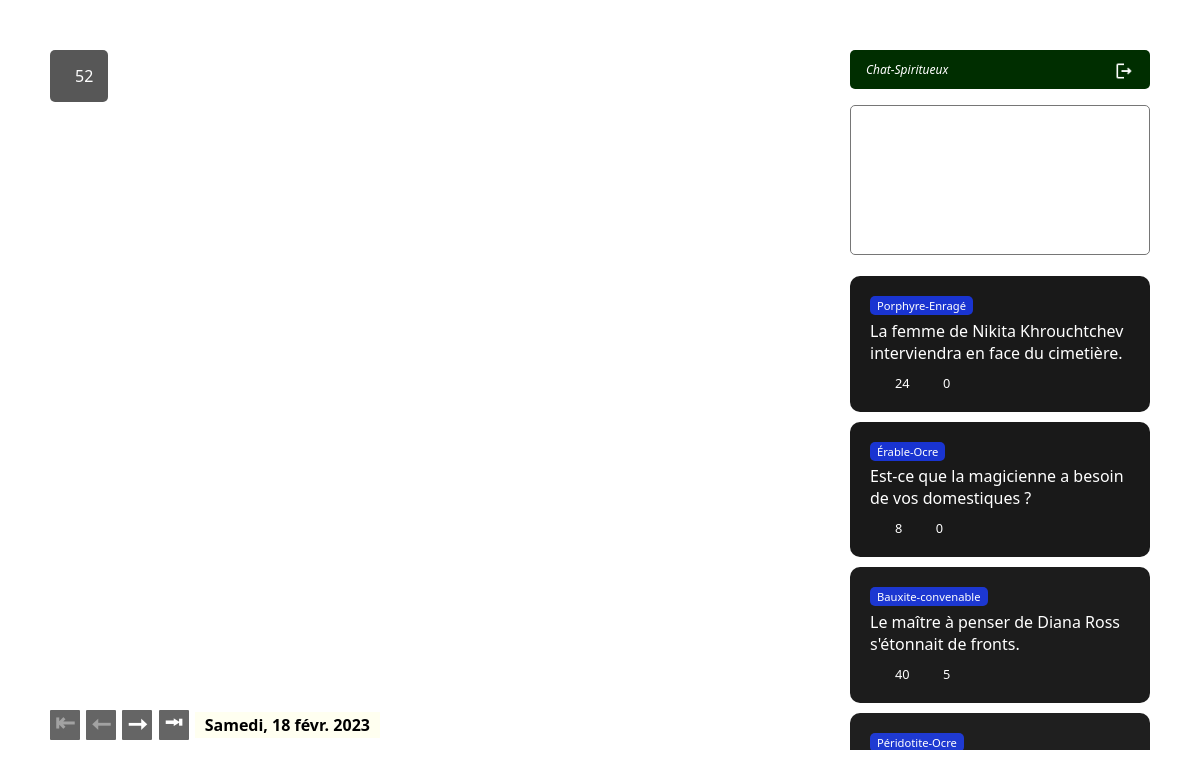
The page /index.php?op=afficher&jour=2023-02-18 (signed in) on the database its author committed.
### tables this page shows
CREATE TABLE `commentaire` (
  `id` int(10) UNSIGNED NOT NULL,
  `texte` varchar(500) DEFAULT NULL,
  `dateajout` datetime NOT NULL,
  `image_id` mediumint(8) UNSIGNED NOT NULL,
  `utilisateur_id` int(10) UNSIGNED NOT NULL
);

CREATE TABLE `utilisateur` (
  `id` int(10) UNSIGNED NOT NULL,
  `pseudo` varchar(50) DEFAULT NULL,
  `courriel` varchar(255) NOT NULL,
  `mdp` varchar(255) NOT NULL
);

CREATE TABLE `image` (
  `id` mediumint(8) UNSIGNED NOT NULL,
  `fichier` varchar(200) NOT NULL,
  `description` varchar(2000) DEFAULT NULL,
  `jour` date NOT NULL
);

### lib/image-modele.lib.php (called while the page is built)
<?php
function imageDuJour($jour) {
  $bd = ouvrirConnexion();
  $sql = "SELECT * FROM image WHERE jour='$jour'";
  return lireUn($bd, $sql);
}

### lib/sql.lib.php (called while the page is built, shortened)
<?php
function soumettreRequete($cnx, $req)
{
  return mysqli_query($cnx, $req);
}
function lire($cnx, $req, $mode=MYSQLI_ASSOC)
{
  $resultat = soumettreRequete($cnx, $req);
  if($resultat) {
    return mysqli_fetch_all($resultat, $mode);
  }
  return false;
}
function lireUn($cnx, $req)
{
  $resultat = soumettreRequete($cnx, $req);
  if($resultat) {
    return mysqli_fetch_assoc($resultat);
  }
  return false;
}

### lib/image-controleur.lib.php (called while the page is built, shortened)
<?php
$util = (isset($_SESSION['utilisateur'])) ? $_SESSION['utilisateur'] : false;
require_once('lib/sql.lib.php');
require('lib/plebiscite-modele.lib.php');
require('lib/commentaire-modele.lib.php');
extract(gererJours());
$image = imageDuJour($jour);
$plebiscite = obtenirEtatEtDecompte($image['id'], $util?$util['id']:0);
$commentaires = toutAvecVotes($image['id']);

### lib/plebiscite-modele.lib.php (called while the page is built, shortened)
<?php
function obtenirEtatEtDecompte($iid, $uid=0) {
  $bd = ouvrirConnexion();
  $sql = "SELECT
            COUNT(id) AS decompte,
            SUM(utilisateur_id=$uid) AS etat
          FROM plebiscite
          WHERE image_id=$iid";
  return lireUn($bd, $sql);
}

### lib/commentaire-modele.lib.php (called while the page is built, shortened)
<?php
function toutAvecVotes($iid) {
  $bd = ouvrirConnexion();
  $sql = "SELECT
            c.*,
            u.pseudo,
            SUM(CASE WHEN v.updown=1 THEN 1 ELSE 0 END) AS approbateurs,
            SUM(CASE WHEN v.updown=-1 THEN 1 ELSE 0 END) AS desapprobateurs,
            -- On doit éviter la division par 0 lors du calcul du taux :
            COALESCE(
              ROUND(
                SUM(CASE WHEN v.updown=1 THEN 1 ELSE 0 END)/
                  (SUM(CASE WHEN v.updown=-1 THEN 1 ELSE 0 END)+SUM(CASE WHEN v.updown=1 THEN 1 ELSE 0 END))
                , 2
              ),
            1) AS taux
          FROM commentaire AS c
            JOIN utilisateur AS u ON c.utilisateur_id = u.id
            LEFT JOIN vote AS v ON c.id = v.commentaire_id
            JOIN image AS i ON c.image_id = i.id
          WHERE i.id = $iid
          GROUP by c.id
          ORDER BY taux DESC, c.dateajout DESC";
  return lire($bd, $sql);
}

### lib/util.lib.php (called while the page is built, shortened)
<?php
function dateFormatee($date)
{
    $formatteur = datefmt_create(
                        'fr_CA',
                        IntlDateFormatter::FULL,
                        IntlDateFormatter::FULL,
                        "America/Toronto",
                        IntlDateFormatter::GREGORIAN,
                        "EEEE, d MMM YYYY");
    return ucfirst(datefmt_format($formatteur, strtotime($date)));
}
function gererJours() {
    $formatDate = 'Y-m-d';
    $jourMax = date_format(date_create(), $formatDate);
    $jourMin = "2023-02-18";
    $jour = isset($_SESSION['jour']) ? $_SESSION['jour'] : $jourMax;
    $jourFr = dateFormatee($jour);
    $jourObj = date_create($jour);
    if($jourMax > $jour) {
        $suivObj = date_add(clone $jourObj, date_interval_create_from_date_string("1 day"));
        $suiv = date_format($suivObj, $formatDate);
    }
    return [
        'jourMax'   =>  $jourMax,
        'jourMin'   =>  $jourMin,
        'jour'      =>  $jour,
        'jourFr'    =>  $jourFr,
        'prec'      =>  $prec ?? null,
        'suiv'      =>  $suiv ?? null
    ];
}

### index.php (the view, shortened to what this page needs)
<?php
	$module = 'image';
    require('lib/util.lib.php');
	require("lib/$module-controleur.lib.php");
?>
<!DOCTYPE html>
<html lang="fr">
<head>
    <link rel="stylesheet" href="ressources/css/idj.css">
</head>
<body>
    <div class="etiquette aime">
        <a
            href="plebiscite.php?op=plebisciter&iid=<?= $image['id']; ?>&etat=<?= $plebiscite['etat']; ?>"
            class="btn-aime"
        >
        </a>
        <?= $plebiscite['decompte']; ?>
    </div>
    <aside>
        <?php if($util) : ?>
        <div class="gestion-util">
            <div class="utilisateur-courant">
                <span class="util"><?= $util['pseudo']; ?></span>
                <a href="utilisateur.php?op=deconnexion" title="Déconnexion">
                    <img src="ressources/images/logout.png" alt="logout">
                </a>
            </div>
            <form
                class="commentaire"
                action="commentaire.php?op=ajouter&iid=<?= $image['id']; ?>"
                method="post"
            >
                <textarea name="texte" id="commentaire"></textarea>
            </form>
        </div>
        <?php endif; ?>
        <ul class="commentaires">
            <?php foreach ($commentaires as $com) : ?>
            <li style="opacity: clamp(0.4,<?= $com['taux'] ?>,0.9)">
                <span class="util"><?= $com['pseudo']; ?></span>
                <span class="texte"><?= $com['texte']; ?></span>
                <div class="vote">
                    <a href="vote.php?op=voter&updown=1&cid=<?= $com['id']; ?>">
                        <span class="up"><?= $com['approbateurs']; ?></span>
                    </a>
                    <a href="vote.php?op=voter&updown=-1&cid=<?= $com['id']; ?>">
                        <span class="down"><?= $com['desapprobateurs']; ?></span>
                    </a>
                </div>
            </li>
            <?php endforeach; ?>
        </ul>
    </aside>
    <div class="info">
        <div class="date">
            <span class="premier">
                <?php if($image['jour']>$jourMin) : ?>
                    <a
                        title="Premier jour disponible (<?= dateFormatee($jourMin) ?>)"
                        href="index.php?op=afficher&jour=<?= $jourMin ?>"
                    >&#x21E4;</a>
                <?php ;else: ?>
                    <a class="lien-inactif">&#x21E4;</a>
                <?php endif ?>
            </span>
            <span class="prec">
                <?php if(isset($prec)) : ?>
                    <a
                        title="Jour précédent (<?= dateFormatee($prec) ?>)"
                        href="index.php?op=afficher&jour=<?= $prec; ?>"
                    >&#x2B60;</a>
                <?php ;else: ?>
                    <a class="lien-inactif">&#x2B60;</a>
                <?php endif ?>
            </span>
            <span class="suiv">
                <?php if(isset($suiv)) : ?>
                    <a
                        title="Jour suivant (<?= dateFormatee($suiv) ?>)"
                        href="index.php?op=afficher&jour=<?= $suiv; ?>"
                    >&#x2B62;</a>
                <?php ;else: ?>
                    <a class="lien-inactif">&#x2B62;</a>
                <?php endif ?>
            </span>
            <span class="dernier">
                <?php if($image['jour']<$jourMax) : ?>
                    <a
                        title="Aujourd'hui (<?= dateFormatee($jourMax) ?>)"
                        href="index.php?op=afficher&jour=<?= $jourMax; ?>"
                    >&#x2B72;</a>
                <?php ;else: ?>
                    <a class="lien-inactif">&#x2B72;</a>
                <?php endif ?>
            </span>
            <i><?= dateFormatee($image['jour']); ?></i>
        </div>
    </div>
</body>
</html>

### ressources/css/idj.css (style rules this page uses)
html { box-sizing: border-box; background-repeat: no-repeat; background-position: center; background-size: cover; height: 100%; }
*, *:before, *:after { box-sizing: inherit; }
body { font-family: 'Segoe UI Light','Segoe UI',Arial,Helvetica,Sans-Serif; }
a, a:hover, a:visited, a:active { text-decoration: none; color: inherit; }
.info { position: absolute; left: 50px; bottom: 50px; }
.aime { position: absolute; left: 50px; top: 50px; display: flex; align-items: center; }
.etiquette { background-color: #111; opacity: 0.7; color: white; padding: 15px; border-radius: 5px; margin-bottom: 10px; }
.date { color: black; font-weight: bold; margin-bottom: 10px; }
.date span { display: inline-block; width: 30px; height: 30px; background-color: rgb(0, 0, 0); opacity: 0.6; color: white; font-size: 1.5em; font: bold; text-align: center; line-height: 1em; border-radius: 1px; margin-right: 2px; cursor: pointer; }
.date span a.lien-inactif { opacity: 0.4; cursor: default; }
.date i { font-style: normal; background-color: ivory; padding: 2px 10px; }
aside { position: absolute; top: 50px; right: 50px; bottom: 50px; height: auto; overflow: scroll; -ms-overflow-style: none; scrollbar-width: none; }
.utilisateur-courant { display: flex; justify-content: space-between; align-items: center; background-color: rgb(0, 46, 0); color:rgba(255, 255, 255, 1); padding: 0.5rem 1rem; border-radius: 5px; margin-bottom: 1rem; }
.utilisateur-courant span.util { font-size: 0.75rem; font-style: italic; }
.utilisateur-courant a img { width: 1.25rem; vertical-align: middle; }
form { position: relative; }
textarea { background-color: rgba(255, 255, 255, 0); color: #333; width: 300px; height: 150px; font-size: 1.5em; padding: 5px; border-radius: 5px; resize: none; overflow: hidden; outline: none; }
ul.commentaires { width: 300px; list-style: none; padding: 0; }
ul.commentaires li { position: relative; background-color: black; opacity: 0.75; color: white; padding: 20px; border-radius: 10px; margin: 10px 0; display: flex; flex-direction: column; align-items: flex-start; }
ul.commentaires li:first-of-type { margin-top: 0; }
ul.commentaires li .util { font-size: 0.7rem; background-color: #001fcc; padding: 2px 7px; border-radius: 5px; margin-bottom: 0.3rem; }
ul.commentaires li .vote { margin-top: 10px; font-size: 0.8rem; }
ul.commentaires li .vote span { background-size: 20px; background-position: 0px; background-repeat: no-repeat; padding-left: 25px; cursor: pointer; margin-right: 5px; }
ul.commentaires li .vote .up { background-image: url(../images/up.png); }
ul.commentaires li .vote .down { background-image: url(../images/down.png); }

### rows shown on the page
commentaire: utilisateur.pseudo "Porphyre-Enragé", texte "La femme de Nikita Khrouchtchev interviendra en face du cimetière.", approbateurs "24", desapprobateurs "0"
commentaire: utilisateur.pseudo "Érable-Ocre", texte "Est-ce que la magicienne a besoin de vos domestiques ?", approbateurs "8", desapprobateurs "0"
commentaire: utilisateur.pseudo "Bauxite-convenable", texte "Le maître à penser de Diana Ross s'étonnait de fronts.", approbateurs "40", desapprobateurs "5"
commentaire: utilisateur.pseudo "Péridotite-Ocre"
image: jour "Samedi, 18 févr. 2023"

### other values the page prints
$plebiscite['decompte'] "52"
$util['pseudo'] "Chat-Spiritueux"
